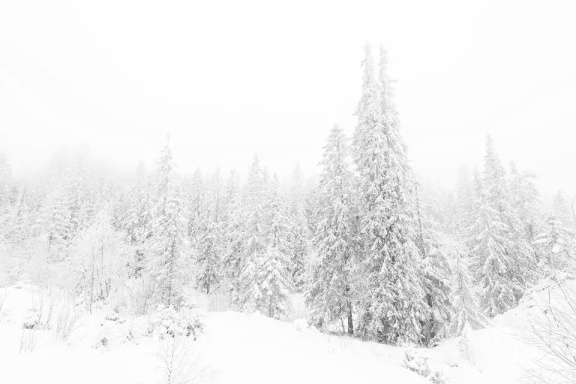
#> input picture 1lab/images/snowforest_small_gray.jpg, 576 x 384 px, found by its file name
$ python uniform_transformation.py
#> lines starting #> are read from the running program, lines starting #| are printed output that depends on the picture
import cv2 as cv
import numpy as np
from matplotlib import pyplot as plt

src_path = "C:/denFiles/git/technical-vision/1lab/images/"
img = cv.imread(src_path + "snowforest_small_gray.jpg", cv.IMREAD_GRAYSCALE)
#> img is the input picture: shape (384, 576); min 83, max 255, mean 238.3
i_max = np.max(img)
#> i_max = 255
i_min = np.min(img)
#> i_min = 83

hist_range = [0, 256]
hist_size = 256

hist = cv.calcHist([img], [0], None, [hist_size], hist_range)
#> hist = 256 values, max 39078 at index 253, min 0 at index 0, mean 864
cumul_hist = np.cumsum(hist) / img.size
#> cumul_hist = 256 values from 0 to 1

new_img = np.clip((i_max - i_min) * cumul_hist[img] + i_min, 0, 255).astype(np.uint8)
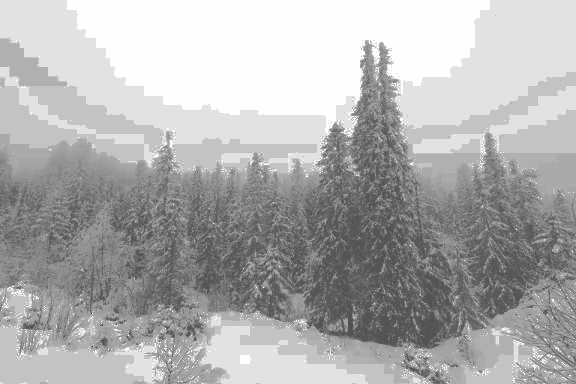
#> new_img: shape (384, 576); min 83, max 255, mean 175.1
new_hist = cv.calcHist([new_img], [0], None, [hist_size], hist_range)
#> new_hist = 256 values, max 39078 at index 226, min 0 at index 0, mean 864
new_cumul_hist = np.cumsum(new_hist) / new_img.size
#> new_cumul_hist = 256 values from 0 to 1

plt.rcParams["figure.figsize"] = (16,8)
figure, axis = plt.subplots(1, 2)
axis[0].plot(cumul_hist, 'b', label="Initial")
axis[0].plot(new_cumul_hist, 'r', label="Uniform transformation")
axis[1].plot(hist, 'b')
axis[1].plot(new_hist, 'r')
figure.legend(loc="upper right")
plt.show()
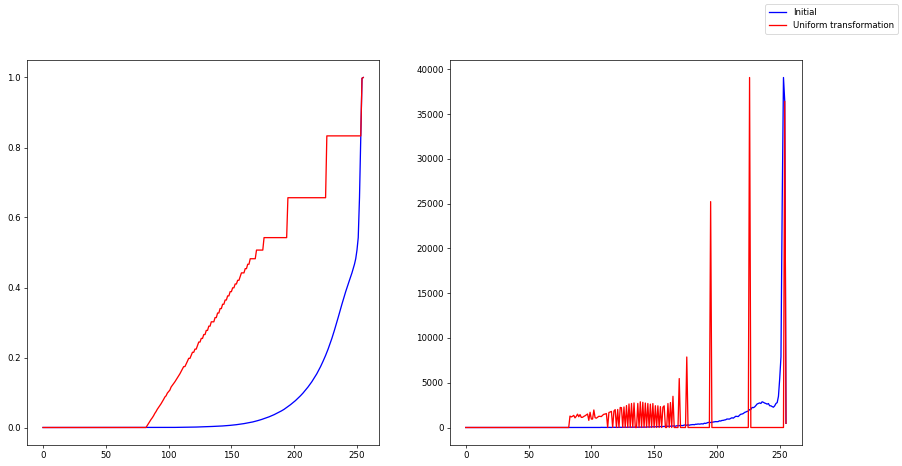
#> figure drawn by matplotlib, 2 panels; panel 1: curve peaks at x = 255, y = 1; panel 1: curve peaks at x = 255, y = 1; panel 2: curve peaks at x = 253, y = 39078; panel 2: curve peaks at x = 226, y = 39078

imgs = np.concatenate((img, new_img), axis=1)
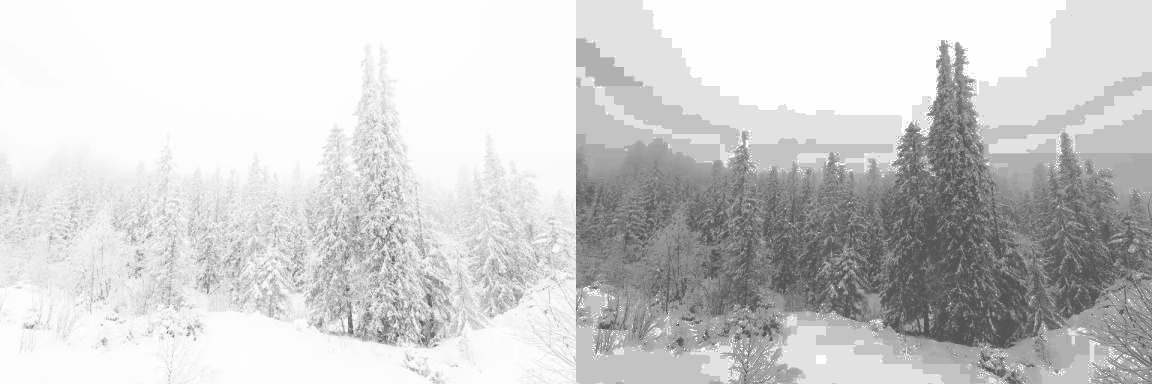
#> imgs: shape (384, 1152); min 83, max 255, mean 206.7
cv.imwrite(src_path + "uniform_transform.jpg", imgs)
cv.imshow("Uniform transformation", imgs)
cv.waitKey(0)
cv.destroyAllWindows()
